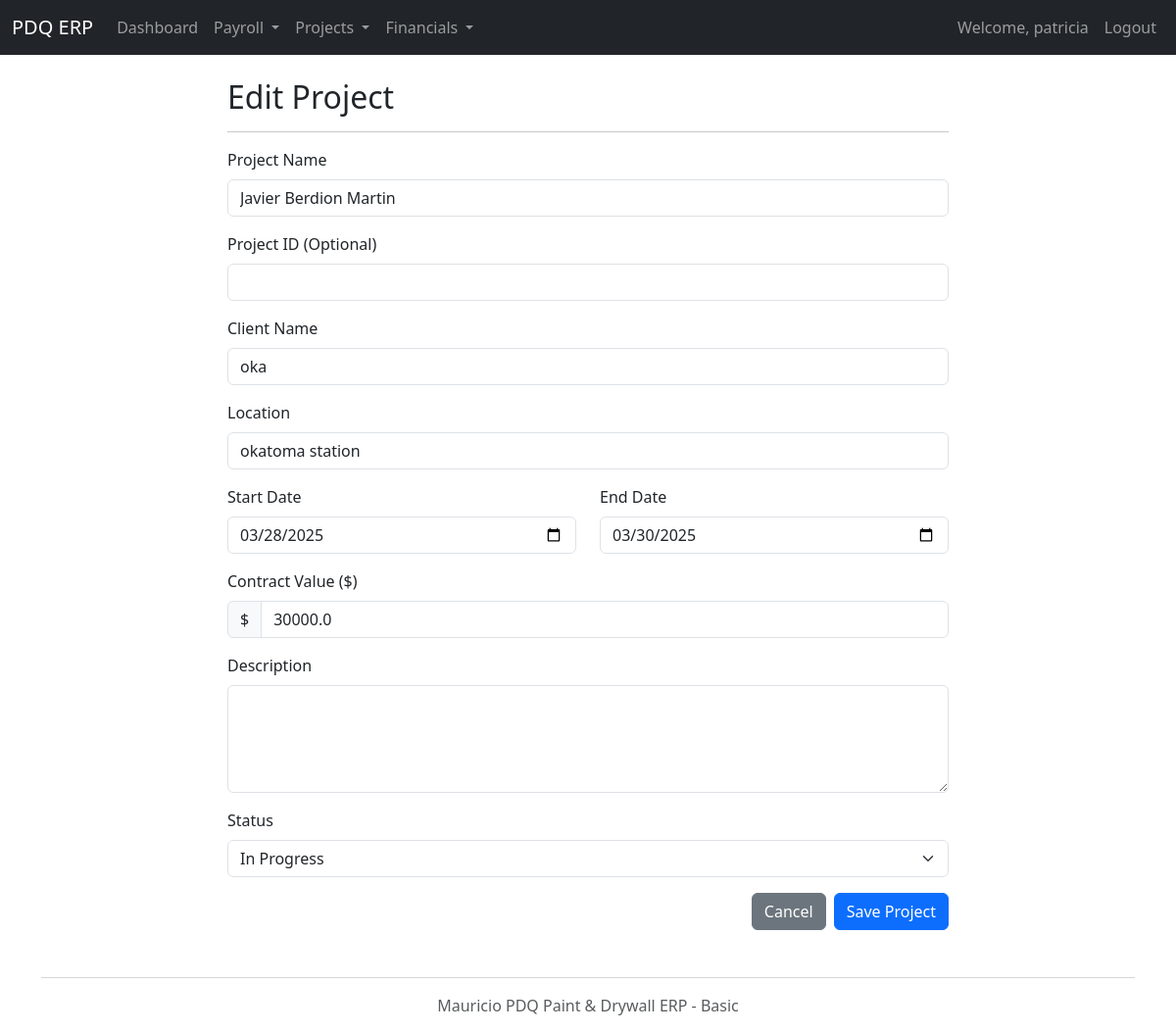
/project/edit/2 (signed in), run on the app's committed database.
### models.py (models this page shows, shortened)
class Project(db.Model):
    id = db.Column(db.Integer, primary_key=True)
    name = db.Column(db.String(150), nullable=False)
    project_id_str = db.Column(db.String(50), unique=True)
    client_name = db.Column(db.String(100))
    location = db.Column(db.String(200))
    start_date = db.Column(db.Date)
    end_date = db.Column(db.Date)
    contract_value = db.Column(db.Float)
    description = db.Column(db.Text)
    status = db.Column(db.Enum(ProjectStatus), default=ProjectStatus.PENDING, nullable=False)

### app.py (the view, shortened to what this page needs)
@app.route('/project/edit/<int:id>', methods=['GET', 'POST'])
@login_required
def edit_project(id):
    project = db.session.get(Project, id)
    if not project:
        flash('Project not found.', 'danger')
        return redirect(url_for('projects')), 404
    form = ProjectForm(obj=project)
    if request.method == 'GET':
        form.status.data = project.status.name
    return render_template('project_form.html', form=form, title="Edit Project", project=project)

### forms.py
class ProjectForm(FlaskForm):
    name = StringField('Project Name', validators=[DataRequired()])
    project_id_str = StringField('Project ID (Optional)')
    client_name = StringField('Client Name')
    location = StringField('Location')
    start_date = DateField('Start Date', validators=[Optional()])
    end_date = DateField('End Date', validators=[Optional(), validate_end_after_start])
    contract_value = FloatField('Contract Value ($)', validators=[Optional(), NumberRange(min=0, message="Contract value cannot be negative")])
    description = TextAreaField('Description')
    status = SelectField('Status', choices=[(ps.name, ps.value) for ps in ProjectStatus], default=ProjectStatus.PENDING.name, validators=[DataRequired()])
    submit = SubmitField('Save Project')

### app.py (called while the page is built)
def login_required(f):
    @wraps(f)
    def decorated_function(*args, **kwargs):
        if 'user_id' not in session:
            flash('Please log in to access this page.', 'danger')
            return redirect(url_for('login'))
        return f(*args, **kwargs)
    return decorated_function

### templates/project_form.html (shortened to what this page needs)
{% extends "layout.html" %}
{% block content %}
<div class="row">
    <div class="col-lg-8 offset-lg-2">
        <h2>{{ title }}</h2>
        <hr>
        <form method="POST" novalidate>
            <div class="mb-3">
                {{ form.name.label(class="form-label") }}
                {{ form.name(class="form-control" + (" is-invalid" if form.name.errors else "")) }}
            </div>
            <div class="mb-3">
                {{ form.project_id_str.label(class="form-label") }}
                {{ form.project_id_str(class="form-control" + (" is-invalid" if form.project_id_str.errors else "")) }}
            </div>
            <div class="mb-3">
                {{ form.client_name.label(class="form-label") }}
                {{ form.client_name(class="form-control" + (" is-invalid" if form.client_name.errors else "")) }}
            </div>
            <div class="mb-3">
                {{ form.location.label(class="form-label") }}
                {{ form.location(class="form-control" + (" is-invalid" if form.location.errors else "")) }}
            </div>
            <div class="row">
                <div class="col-md-6 mb-3">
                    {{ form.start_date.label(class="form-label") }}
                    {{ form.start_date(class="form-control" + (" is-invalid" if form.start_date.errors else ""), type="date") }}
                </div>
                <div class="col-md-6 mb-3">
                    {{ form.end_date.label(class="form-label") }}
                    {{ form.end_date(class="form-control" + (" is-invalid" if form.end_date.errors else ""), type="date") }}
                </div>
            </div>
            <div class="mb-3">
                {{ form.contract_value.label(class="form-label") }}
                <div class="input-group">
                    <span class="input-group-text">$</span>
                    {{ form.contract_value(class="form-control" + (" is-invalid" if form.contract_value.errors else "")) }}
                </div>
            </div>
            <div class="mb-3">
                {{ form.description.label(class="form-label") }}
                {{ form.description(class="form-control" + (" is-invalid" if form.description.errors else ""), rows=4) }}
            </div>
            <div class="mb-3">
                {{ form.status.label(class="form-label") }}
                {{ form.status(class="form-select" + (" is-invalid" if form.status.errors else "")) }}
            </div>
            <div class="d-grid gap-2 d-md-flex justify-content-md-end">
                <a href="{{ url_for('projects') }}" class="btn btn-secondary">Cancel</a>
                {{ form.submit(class="btn btn-primary") }}
            </div>
        </form>
    </div>
</div>
{% endblock %}

### data on the page
Project: name "Javier Berdion Martin", client_name "oka", location "okatoma station", start_date "03/28/2025", end_date "03/30/2025", contract_value "30000.0", status "In Progress"

### other printed values
{{ session.get('username') }} "patricia"
{{ title }} "Edit Project"
